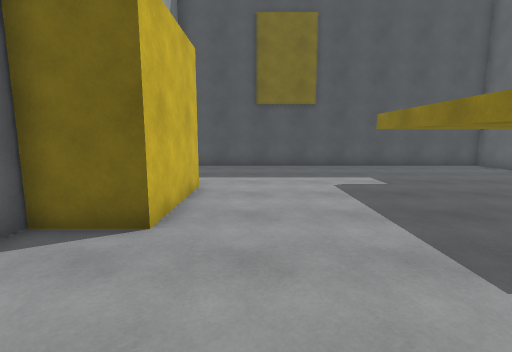
[1] (above)

18 first-person views from a walk through a 3-D level made in the Unity game engine. The camera is 1.5 m above the floor, tilts 8° down and sees 85° across. The floor is counted in squares, 1 m on a side. Each view is taken from the middle of a square. On the plan, view 1 faces up. The plan holds only what a view shows up to about 14 squares ahead; the rest is blank. The place goes on beyond the plan. The player is left out. Surface patterns are stand-ins for the level's own textures.

[2]
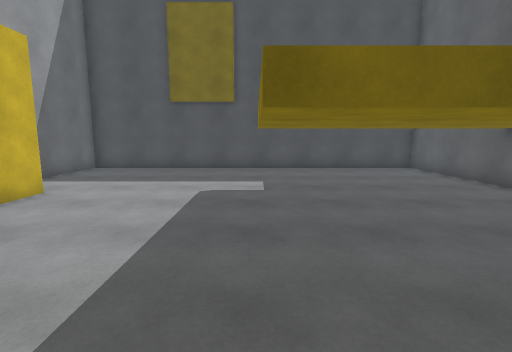

[3]
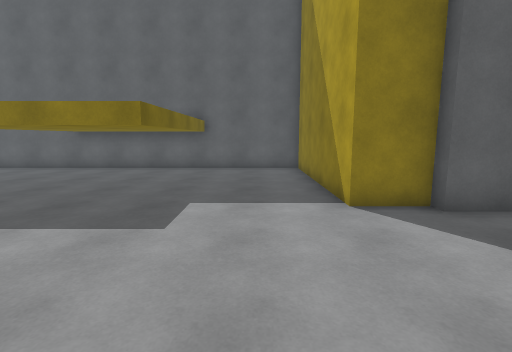

[4]
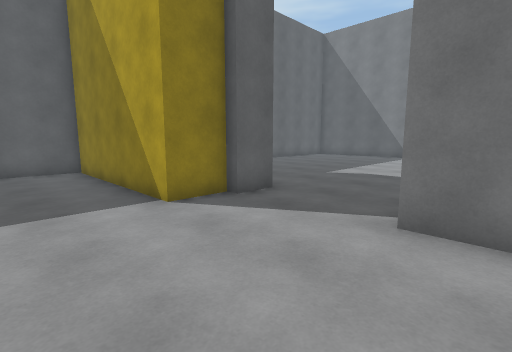

[5]
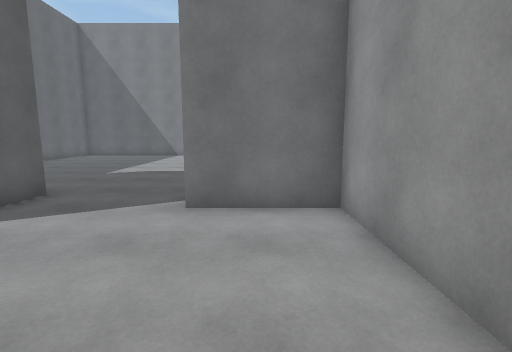

[6]
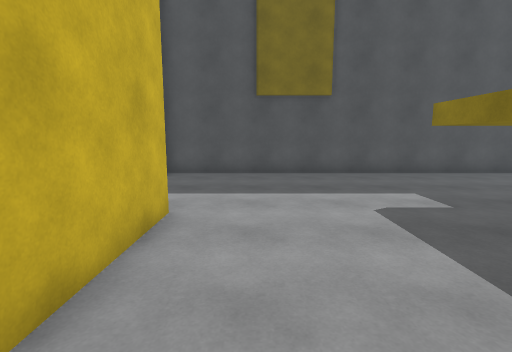

[7]
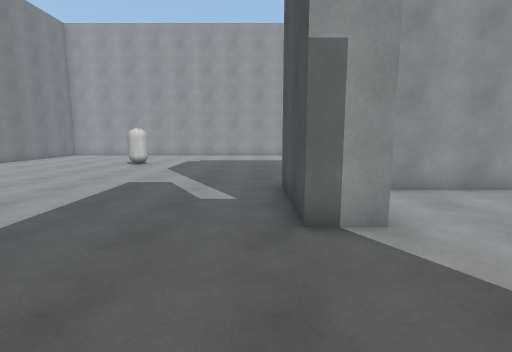

[8]
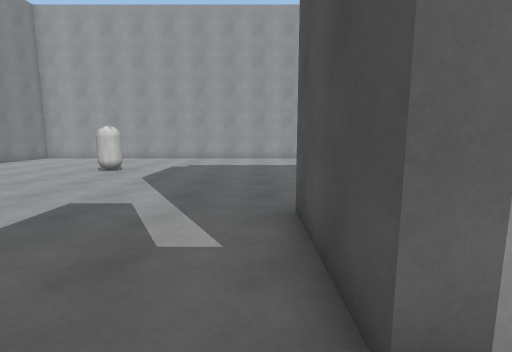

[9]
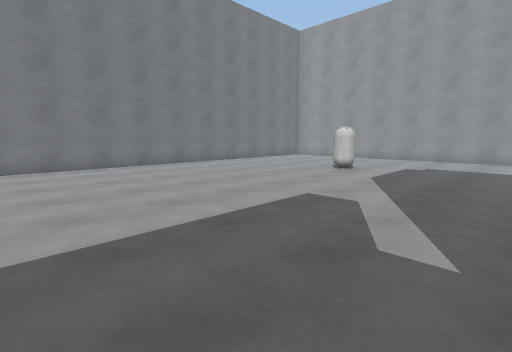

[10]
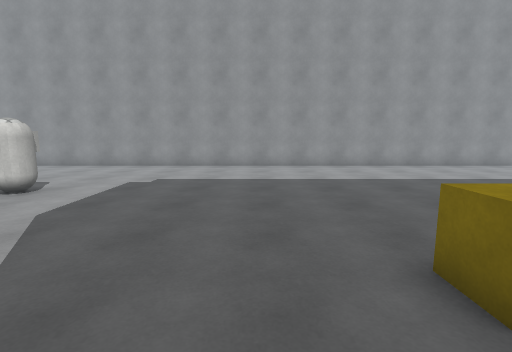

[11]
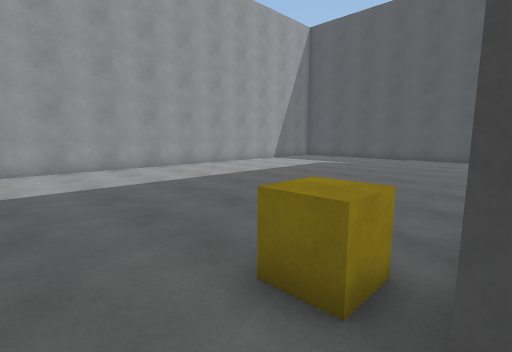

[12]
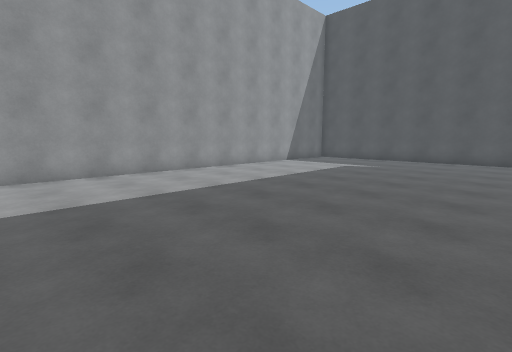

[13]
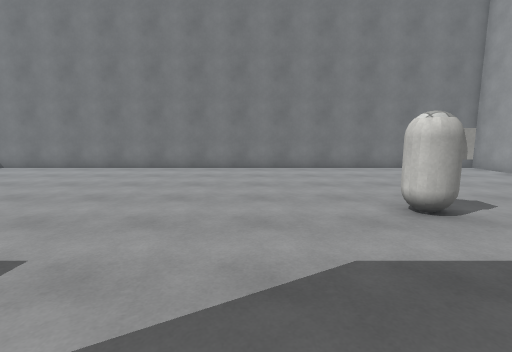

[14]
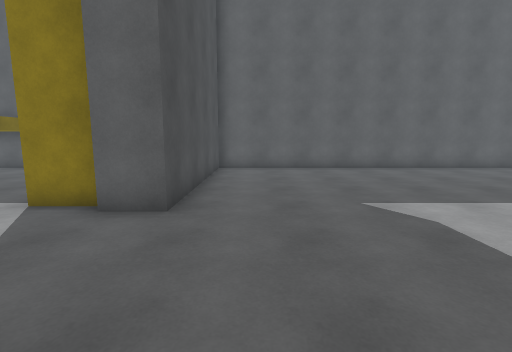

[15]
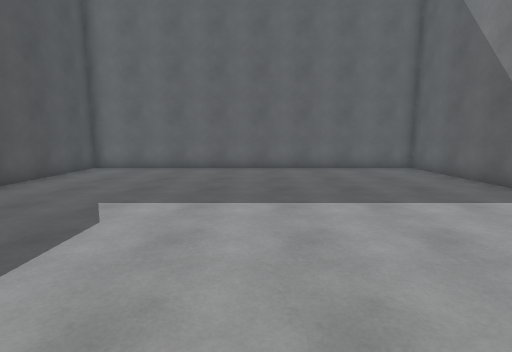

[16]
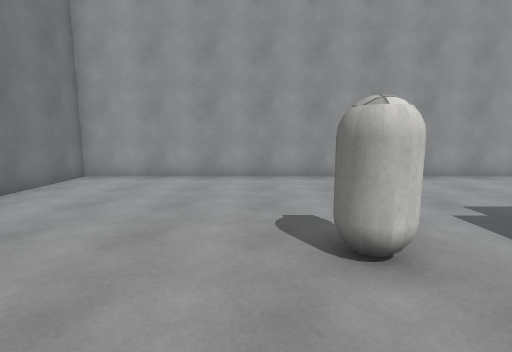

[17]
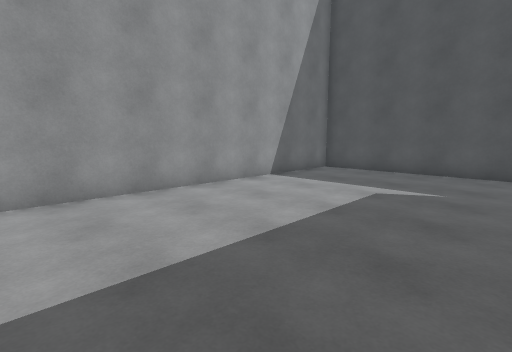

[18]
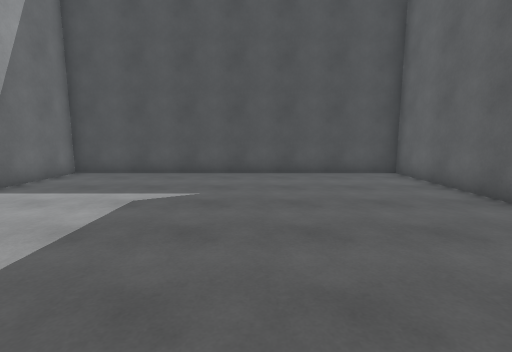

### Floor plan
Points are (right, up) in squares from view 1. A wall is a line through its corners. A room is listed if a view was taken in it or the views show most of it. See-through windows are left out.
Room 1 (views 1, 2, 3, 4, 5, 6)
walls: (-1.7, 8.5) (-1.7, 4.4) (-3.8, 4.4) (-3.8, 4); (3.9, -1) (11.5, -1) (11.5, 14.5) (-3.8, 14.5) (-3.8, 11); (-3.8, 2.2) (-3.8, -2.8) (-0.5, -2.8)
ways out: opening at (1.5, -2.2) to room 2
Room 2 (views 7, 8, 9, 10, 11, 12, 13, 14, 15, 16, 17, 18)
walls: (-0.5, -2.8) (-0.5, -4.2) (-4.5, -4.2); (3.9, -2.8) (3.9, -1); (-18.5, -10) (-18.5, -19.5) (4.4, -19.5); (-5.2, 9.1) (-5.2, 14.5) (-18.5, 14.5) (-18.5, -6.8); (6, -19.5) (11.5, -19.5) (11.5, -4.2) (3.5, -4.2) (3.5, -2.8)
ways out: opening at (1.5, -2.2) to room 1
objects: other object (-12, -12) to (-11, -11); other object (-7, -3) to (-6, -2)

Positions as (right, up) in squares from view 1, and headings:
1: (0, 0), facing up
2: (4, 1), facing up
3: (-2, 1), facing right
4: (-2, 2), facing down-right
5: (-2, 3), facing down
6: (0, 3), facing up
7: (4, -5), facing left
8: (1, -5), facing left
9: (1, -5), facing down-left
10: (-4, -5), facing left
11: (-5, -5), facing up-left
12: (-7, -4), facing up-left
13: (-8, -6), facing down
14: (-2, -6), facing right
15: (-2, -12), facing right
16: (-8, -13), facing left
17: (-11, 2), facing up-left
18: (-11, 3), facing up
